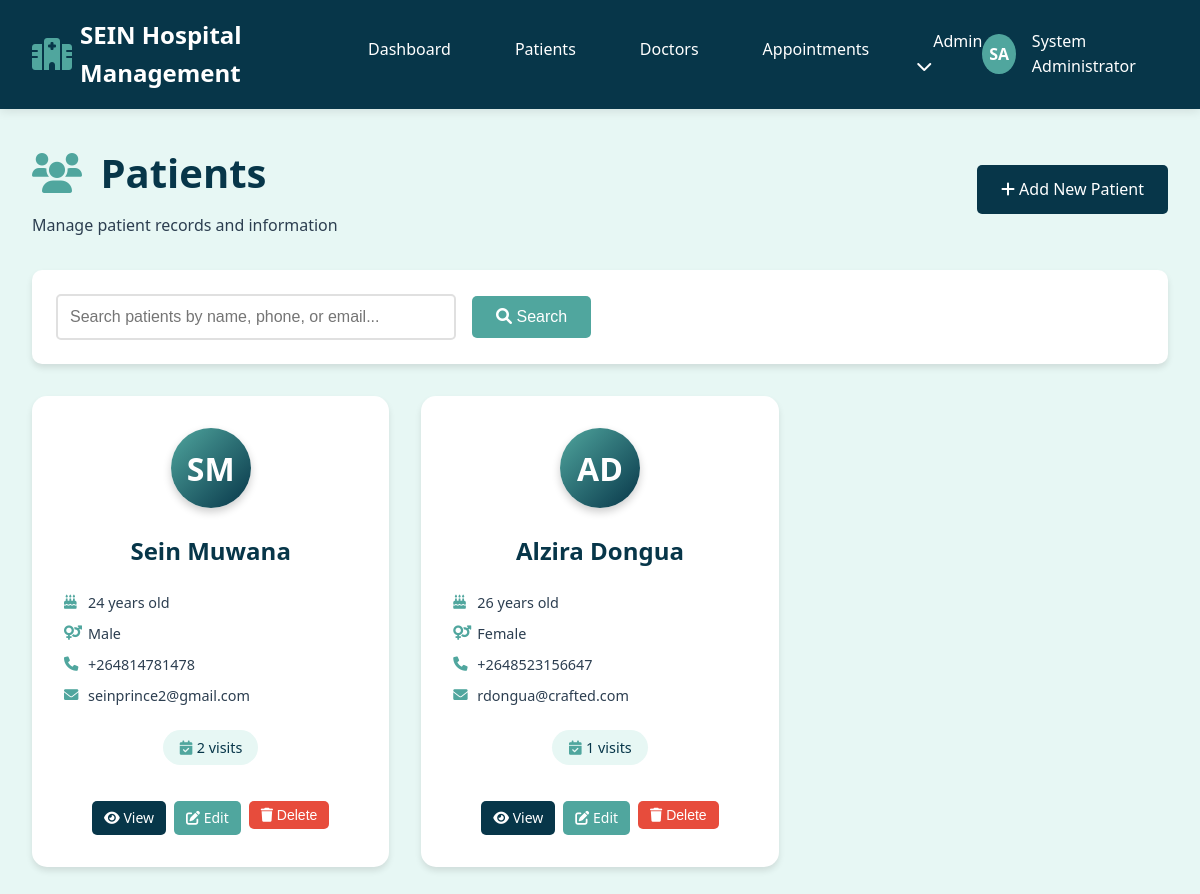
Page /patients (signed in) on the committed database.
### hospital/app.py (models this page shows)
class Patient(db.Model):
    id = db.Column(db.Integer, primary_key=True)
    first_name = db.Column(db.String(50), nullable=False)
    last_name = db.Column(db.String(50), nullable=False)
    date_of_birth = db.Column(db.Date, nullable=False)
    gender = db.Column(db.String(10), nullable=False)
    phone = db.Column(db.String(20))
    email = db.Column(db.String(100))
    address = db.Column(db.Text)
    emergency_contact = db.Column(db.String(100))
    emergency_phone = db.Column(db.String(20))
    created_at = db.Column(db.DateTime, default=datetime.utcnow)
    appointments = db.relationship('Appointment', backref='patient_ref', lazy=True)
    medical_records = db.relationship('MedicalRecord', backref='patient_ref', lazy=True)
    @property
    def age(self):
        today = date.today()
        return today.year - self.date_of_birth.year - ((today.month, today.day) < (self.date_of_birth.month, self.date_of_birth.day))
    @property
    def admission_count(self):
        return len(self.appointments)

### hospital/app.py (the view, shortened to what this page needs)
@app.route('/patients')
def patients():
    if 'user_id' not in session:
        return redirect(url_for('login'))
    search = request.args.get('search', '')
    page = request.args.get('page', 1, type=int)
    per_page = 10
    query = Patient.query
    patients = query.paginate(
        page=page, per_page=per_page, error_out=False
    )
    return render_template('patients/list.html', patients=patients, search=search)

### hospital/templates/patients/list.html (shortened to what this page needs)
{% extends "base.html" %}
{% block content %}
<div class="page-header">
    <div class="page-title">
        <h1><i class="fas fa-users"></i> Patients</h1>
        <p>Manage patient records and information</p>
    </div>
    <div class="page-actions">
        <a href="{{ url_for('add_patient') }}" class="btn btn-primary">
            <i class="fas fa-plus"></i> Add New Patient
        </a>
    </div>
</div>
<div class="search-section">
    <form method="GET" class="search-form">
        <div class="search-input-group">
            <input type="text" name="search" value="{{ search }}"
                   placeholder="Search patients by name, phone, or email..."
                   class="form-control search-input">
            <button type="submit" class="btn btn-secondary">
                <i class="fas fa-search"></i> Search
            </button>
        </div>
    </form>
</div>
<div class="patients-grid">
    {% for patient in patients.items %}
    <div class="patient-card">
        <div class="patient-avatar">
            <div class="avatar-circle">
                {{ patient.first_name[0] }}{{ patient.last_name[0] }}
            </div>
        </div>
        <div class="patient-info">
            <h3>{{ patient.first_name }} {{ patient.last_name }}</h3>
            <div class="patient-details">
                <p><i class="fas fa-birthday-cake"></i> {{ patient.age }} years old</p>
                <p><i class="fas fa-venus-mars"></i> {{ patient.gender }}</p>
                {% if patient.phone %}
                <p><i class="fas fa-phone"></i> {{ patient.phone }}</p>
                {% endif %}
                {% if patient.email %}
                <p><i class="fas fa-envelope"></i> {{ patient.email }}</p>
                {% endif %}
            </div>
            <div class="patient-stats">
                <span class="stat-badge">
                    <i class="fas fa-calendar-check"></i>
                    {{ patient.admission_count }} visits
                </span>
            </div>
        </div>
        <div class="patient-actions">
            <a href="{{ url_for('patient_detail', patient_id=patient.id) }}"
               class="btn btn-sm btn-primary">
                <i class="fas fa-eye"></i> View
            </a>
            <a href="{{ url_for('edit_patient', patient_id=patient.id) }}"
               class="btn btn-sm btn-secondary">
                <i class="fas fa-edit"></i> Edit
            </a>
            <form method="POST" action="{{ url_for('delete_patient', patient_id=patient.id) }}"
                  style="display: inline;"
                  onsubmit="return confirm('Are you sure you want to delete this patient? This will also delete all related appointments and medical records.')">
                <button type="submit" class="btn btn-sm btn-danger">
                    <i class="fas fa-trash"></i> Delete
                </button>
            </form>
        </div>
    </div>
    {% endfor %}
</div>
{% endblock %}

### hospital/static/css/style.css (style rules this page uses)
:root { --primary-color: #073649; --secondary-color: #e7f7f4; --accent-color: #50a69e; --text-dark: #2c3e50; --text-light: #ffffff; --border-color: #e0e0e0; --success-color: #27ae60; --error-color: #e74c3c; --warning-color: #f39c12; --text-muted: #6c757d; }
* { margin: 0; padding: 0; box-sizing: border-box; }
body { font-family: "Segoe UI", Tahoma, Geneva, Verdana, sans-serif; background-color: var(--secondary-color); color: var(--text-dark); line-height: 1.6; }
.form-control { width: 100%; padding: 0.75rem; border: 2px solid var(--border-color); border-radius: 5px; font-size: 1rem; transition: border-color 0.3s ease; }
.btn { padding: 0.75rem 1.5rem; border: none; border-radius: 5px; font-size: 1rem; cursor: pointer; text-decoration: none; display: inline-block; text-align: center; transition: all 0.3s ease; }
.btn-primary { background-color: var(--primary-color); color: var(--text-light); }
.btn-secondary { background-color: var(--accent-color); color: var(--text-light); }
.btn-danger { background-color: var(--error-color); color: var(--text-light); }
.btn-sm { padding: 0.375rem 0.75rem; font-size: 0.875rem; }
.patient-info, .doctor-info { display: flex; flex-direction: column; gap: 0.25rem; }
.patient-info p, .doctor-info p { display: flex; align-items: center; gap: 0.5rem; color: var(--text-muted); font-size: 0.9rem; margin: 0; }
.patient-info i, .doctor-info i { color: var(--accent-color); width: 14px; }

### hospital/templates/patients/list.html (style rules this page uses)
.page-header { display: flex; justify-content: space-between; align-items: center; margin-bottom: 2rem; flex-wrap: wrap; gap: 1rem; }
.page-title h1 { color: var(--primary-color); font-size: 2.5rem; margin-bottom: 0.5rem; }
.page-title h1 i { color: var(--accent-color); margin-right: 0.5rem; }
.search-section { background: white; padding: 1.5rem; border-radius: 10px; box-shadow: 0 4px 6px rgba(0, 0, 0, 0.1); margin-bottom: 2rem; }
.search-input-group { display: flex; gap: 1rem; align-items: center; }
.search-input { flex: 1; max-width: 400px; }
.patients-grid { display: grid; grid-template-columns: repeat(auto-fill, minmax(350px, 1fr)); gap: 2rem; margin-bottom: 2rem; }
.patient-card { background: white; border-radius: 15px; padding: 2rem; box-shadow: 0 4px 6px rgba(0, 0, 0, 0.1); transition: transform 0.3s ease, box-shadow 0.3s ease; }
.patient-avatar { text-align: center; margin-bottom: 1.5rem; }
.avatar-circle { width: 80px; height: 80px; border-radius: 50%; background: linear-gradient(135deg, var(--accent-color), var(--primary-color)); color: white; display: flex; align-items: center; justify-content: center; font-size: 2rem; font-weight: bold; margin: 0 auto; box-shadow: 0 4px 8px rgba(0, 0, 0, 0.2); }
.patient-info h3 { text-align: center; color: var(--primary-color); margin-bottom: 1rem; font-size: 1.5rem; }
.patient-details p { display: flex; align-items: center; gap: 0.5rem; margin-bottom: 0.5rem; color: var(--text-dark); }
.patient-details i { color: var(--accent-color); width: 16px; }
.patient-stats { text-align: center; margin: 1rem 0; }
.stat-badge { background: var(--secondary-color); color: var(--primary-color); padding: 0.5rem 1rem; border-radius: 20px; font-size: 0.9rem; font-weight: 500; }
.patient-actions { display: flex; gap: 0.5rem; justify-content: center; margin-top: 1.5rem; }

### rows in the picture
Patient: first_name "S", last_name "M", first_name "Sein", last_name "Muwana", age "24", gender "Male", phone "+264814781478", email "seinprince2@gmail.com", admission_count "2"
Patient: first_name "A", last_name "D", first_name "Alzira", last_name "Dongua", age "26", gender "Female", phone "+2648523156647", email "rdongua@crafted.com", admission_count "1"

### other values in the picture
{{ session.first_name[0] }} "S"
{{ session.last_name[0] }} "A"
{{ session.first_name }} "System"
{{ session.last_name }} "Administrator"
